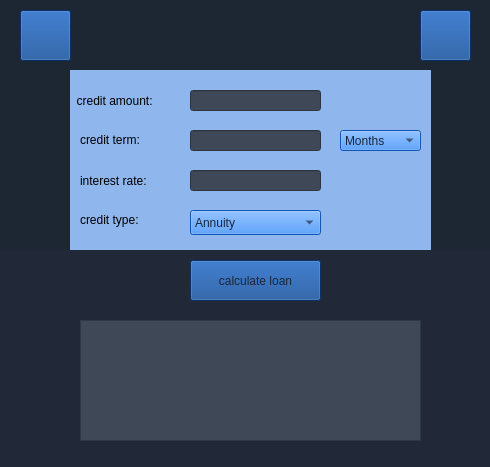
<?xml version="1.0" encoding="UTF-8"?>
<ui version="4.0">
 <class>creditcalcWindow</class>
 <widget class="QWidget" name="creditcalcWindow">
  <property name="geometry">
   <rect>
    <x>0</x>
    <y>0</y>
    <width>490</width>
    <height>467</height>
   </rect>
  </property>
  <property name="windowTitle">
   <string>Form</string>
  </property>
  <property name="styleSheet">
   <string notr="true">background-color: rgb(29, 38, 51);</string>
  </property>
  <widget class="QLabel" name="label_type">
   <property name="geometry">
    <rect>
     <x>80</x>
     <y>210</y>
     <width>341</width>
     <height>20</height>
    </rect>
   </property>
   <property name="styleSheet">
    <string notr="true">background-color: rgb(144, 183, 237);</string>
   </property>
   <property name="text">
    <string>credit type:</string>
   </property>
  </widget>
  <widget class="QLabel" name="label_amount">
   <property name="geometry">
    <rect>
     <x>70</x>
     <y>90</y>
     <width>341</width>
     <height>21</height>
    </rect>
   </property>
   <property name="styleSheet">
    <string notr="true">background-color: rgb(144, 183, 237);</string>
   </property>
   <property name="text">
    <string>  credit amount:</string>
   </property>
  </widget>
  <widget class="QComboBox" name="comboMonths">
   <property name="geometry">
    <rect>
     <x>340</x>
     <y>130</y>
     <width>81</width>
     <height>21</height>
    </rect>
   </property>
   <property name="styleSheet">
    <string notr="true">background-color: rgb(25, 119, 250);
font: 500 11pt &quot;Ubuntu&quot;;
color: rgb(25, 37, 59);</string>
   </property>
   <item>
    <property name="text">
     <string>Months</string>
    </property>
   </item>
   <item>
    <property name="text">
     <string>Years</string>
    </property>
   </item>
  </widget>
  <widget class="QComboBox" name="comboType">
   <property name="geometry">
    <rect>
     <x>190</x>
     <y>210</y>
     <width>131</width>
     <height>25</height>
    </rect>
   </property>
   <property name="styleSheet">
    <string notr="true">background-color: rgb(25, 119, 250);
font: 500 11pt &quot;Ubuntu&quot;;
color: rgb(25, 37, 59);</string>
   </property>
   <item>
    <property name="text">
     <string>Annuity</string>
    </property>
   </item>
   <item>
    <property name="text">
     <string>Differentiated</string>
    </property>
   </item>
  </widget>
  <widget class="QLineEdit" name="inputInterest">
   <property name="geometry">
    <rect>
     <x>190</x>
     <y>170</y>
     <width>131</width>
     <height>21</height>
    </rect>
   </property>
   <property name="styleSheet">
    <string notr="true">background-color: rgb(62, 72, 87);
color: rgb(216, 220, 234);</string>
   </property>
   <property name="alignment">
    <set>Qt::AlignRight|Qt::AlignTrailing|Qt::AlignVCenter</set>
   </property>
  </widget>
  <widget class="QLineEdit" name="inputTerm">
   <property name="geometry">
    <rect>
     <x>190</x>
     <y>130</y>
     <width>131</width>
     <height>21</height>
    </rect>
   </property>
   <property name="styleSheet">
    <string notr="true">background-color: rgb(62, 72, 87);
color: rgb(216, 220, 234);
</string>
   </property>
   <property name="alignment">
    <set>Qt::AlignRight|Qt::AlignTrailing|Qt::AlignVCenter</set>
   </property>
  </widget>
  <widget class="QLabel" name="label_interest">
   <property name="geometry">
    <rect>
     <x>80</x>
     <y>170</y>
     <width>341</width>
     <height>21</height>
    </rect>
   </property>
   <property name="styleSheet">
    <string notr="true">background-color: rgb(144, 183, 237);</string>
   </property>
   <property name="text">
    <string>interest rate:</string>
   </property>
  </widget>
  <widget class="QLineEdit" name="inputAmount">
   <property name="geometry">
    <rect>
     <x>190</x>
     <y>90</y>
     <width>131</width>
     <height>21</height>
    </rect>
   </property>
   <property name="styleSheet">
    <string notr="true">background-color: rgb(62, 72, 87);
color: rgb(216, 220, 234);</string>
   </property>
   <property name="alignment">
    <set>Qt::AlignRight|Qt::AlignTrailing|Qt::AlignVCenter</set>
   </property>
  </widget>
  <widget class="QLabel" name="label_term">
   <property name="geometry">
    <rect>
     <x>80</x>
     <y>130</y>
     <width>341</width>
     <height>20</height>
    </rect>
   </property>
   <property name="styleSheet">
    <string notr="true">background-color: rgb(144, 183, 237);</string>
   </property>
   <property name="text">
    <string>credit term:</string>
   </property>
  </widget>
  <widget class="QPushButton" name="button_calculateLoan">
   <property name="geometry">
    <rect>
     <x>190</x>
     <y>260</y>
     <width>131</width>
     <height>41</height>
    </rect>
   </property>
   <property name="styleSheet">
    <string notr="true">background-color: rgb(13, 69, 147);
font: 500 11pt &quot;Ubuntu&quot;;
color: rgb(25, 37, 59);
</string>
   </property>
   <property name="text">
    <string>calculate loan</string>
   </property>
  </widget>
  <widget class="QTextBrowser" name="textBrowser">
   <property name="geometry">
    <rect>
     <x>80</x>
     <y>320</y>
     <width>341</width>
     <height>121</height>
    </rect>
   </property>
   <property name="styleSheet">
    <string notr="true">background-color: rgb(62, 72, 87);
color: rgb(216, 220, 234);
</string>
   </property>
  </widget>
  <widget class="QPushButton" name="button_goToCalc">
   <property name="geometry">
    <rect>
     <x>20</x>
     <y>10</y>
     <width>51</width>
     <height>51</height>
    </rect>
   </property>
   <property name="styleSheet">
    <string notr="true">background-color: rgb(13, 69, 147);
image: url(:/new/prefix1/img/calc_icon.png);
font: 500 11pt &quot;Ubuntu&quot;;
color: rgb(25, 37, 59);</string>
   </property>
   <property name="text">
    <string/>
   </property>
   <property name="iconSize">
    <size>
     <width>32</width>
     <height>32</height>
    </size>
   </property>
   <property name="autoDefault">
    <bool>false</bool>
   </property>
   <property name="default">
    <bool>false</bool>
   </property>
   <property name="flat">
    <bool>false</bool>
   </property>
  </widget>
  <widget class="QPushButton" name="button_goToDeposit">
   <property name="geometry">
    <rect>
     <x>420</x>
     <y>10</y>
     <width>51</width>
     <height>51</height>
    </rect>
   </property>
   <property name="styleSheet">
    <string notr="true">background-color: rgb(13, 69, 147);
image: url(:/new/prefix1/img/svinka.png);
font: 500 11pt &quot;Ubuntu&quot;;
color: rgb(25, 37, 59);
</string>
   </property>
   <property name="text">
    <string/>
   </property>
  </widget>
  <widget class="QWidget" name="widget" native="true">
   <property name="geometry">
    <rect>
     <x>0</x>
     <y>250</y>
     <width>491</width>
     <height>221</height>
    </rect>
   </property>
   <property name="styleSheet">
    <string notr="true">background-color: rgb(33, 40, 56);</string>
   </property>
  </widget>
  <widget class="QWidget" name="widget_2" native="true">
   <property name="geometry">
    <rect>
     <x>70</x>
     <y>70</y>
     <width>361</width>
     <height>181</height>
    </rect>
   </property>
   <property name="styleSheet">
    <string notr="true">background-color: rgb(144, 183, 237);</string>
   </property>
  </widget>
  <zorder>widget_2</zorder>
  <zorder>label_interest</zorder>
  <zorder>label_type</zorder>
  <zorder>label_term</zorder>
  <zorder>widget</zorder>
  <zorder>label_amount</zorder>
  <zorder>comboMonths</zorder>
  <zorder>comboType</zorder>
  <zorder>inputInterest</zorder>
  <zorder>inputTerm</zorder>
  <zorder>inputAmount</zorder>
  <zorder>button_calculateLoan</zorder>
  <zorder>textBrowser</zorder>
  <zorder>button_goToDeposit</zorder>
  <zorder>button_goToCalc</zorder>
 </widget>
 <resources/>
 <connections/>
</ui>
